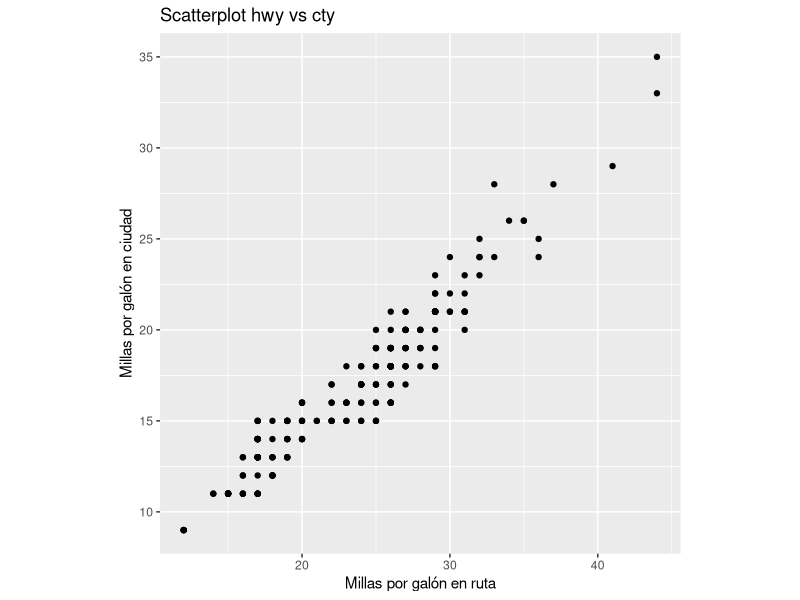

Here is the R script that generated this plot:
## ---- chunk 1
knitr::opts_chunk$set(echo = TRUE)
## ---- chunk 2
library(ggplot2)

ggplot(data = mpg, aes(x = hwy, y = cty)) +
  geom_point() + theme(aspect.ratio = 1) +
 labs(x = "Millas por galón en ruta", 
      y = "Millas por galón en ciudad", 
      title = "Scatterplot hwy vs cty") 
## ---- chunk 3

## ---- chunk 4
library(xtable)
options(xtable.comment = FALSE)
xtable(mpg[1:5, 1:5])

